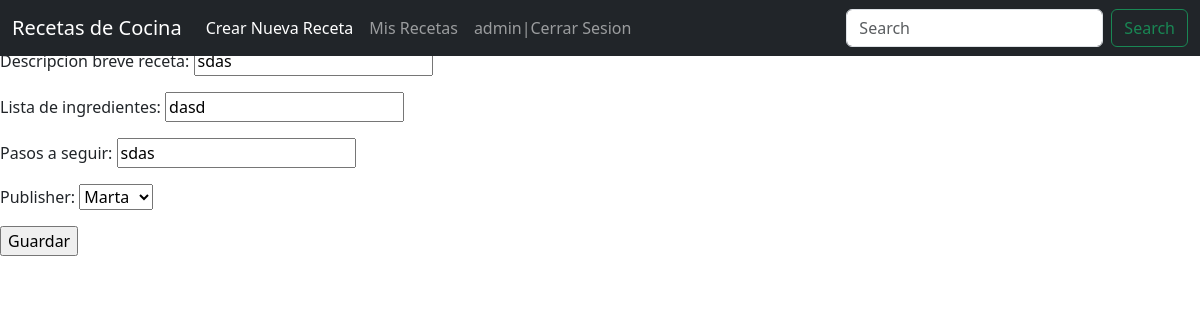
The app's page /receta/7/update (signed in) with its own data.
### AppRecetas/models.py (models this page shows, shortened)
class Receta(models.Model):
    nombre_receta = models.CharField(max_length=30)
    descripcion_breve_receta = models.CharField(max_length=100)
    lista_de_ingredientes = models.CharField(max_length=100)
    pasos_a_seguir = models.CharField(max_length=100)
    publisher = models.ForeignKey(to=User, on_delete = models.CASCADE, related_name="publisher")

### AppRecetas/views.py (the view)
# urls.py: path('receta/<pk>/update', RecetaUpdate.as_view(), name="receta-update"),
class RecetaUpdate(LoginRequiredMixin, UpdateView):
    model = Receta
    success_url = reverse_lazy("receta-list")
    fields = '__all__'

### AppRecetas/templates/AppRecetas/receta_form.html (shortened to what this page needs)
{% extends "AppRecetas/base.html" %}
{% block main %}
<form method="POST">
    {{form.as_p}}
    <input type="submit" value="Guardar">
</form>
{% endblock %}

### AppRecetas/templates/AppRecetas/base.html (shortened to what this page needs)
<!DOCTYPE html>
<html lang="en">
  <head>
    {% load static %}
<link href="{% static 'SocialTravel/css/bootstrap.min.css' %}" rel="stylesheet">
    <link href="{% static 'SocialTravel/css/carousel.css' %}" rel="stylesheet">
  </head>
  <body>
<header>
  <nav class="navbar navbar-expand-md navbar-dark fixed-top bg-dark">
    <div class="container-fluid">
      <a class="navbar-brand" href="{% url 'index' %}">Recetas de Cocina</a>
      <div class="collapse navbar-collapse" id="navbarCollapse">
        <ul class="navbar-nav me-auto mb-2 mb-md-0">
          <li class="nav-item">
            <a class="nav-link active" aria-current="page" href="{% url 'receta-create' %}">Crear Nueva Receta</a>
          </li>
          <li class="nav-item">
            <a class="nav-link" href="{% url 'receta-list' %}">Mis Recetas</a>
          </li>
          {% if user.is_authenticated %}
            <li class="nav-item">
              <a class="nav-link" href="{% url 'logout' %}">{{user.username}}|Cerrar Sesion</a>
            </li>
          {% endif %}
        </ul>
        <form class="d-flex">
          <input class="form-control me-2" type="search" placeholder="Search" aria-label="Search">
          <button class="btn btn-outline-success" type="submit">Search</button>
        </form>
      </div>
    </div>
  </nav>
</header>
{% block main %}
{% endblock %}
</body></html>

### records on screen
Receta: descripcion_breve_receta "sdas", lista_de_ingredientes "dasd", pasos_a_seguir "sdas", publisher "Marta"

### other values on screen
{{ user.username }} "admin"
